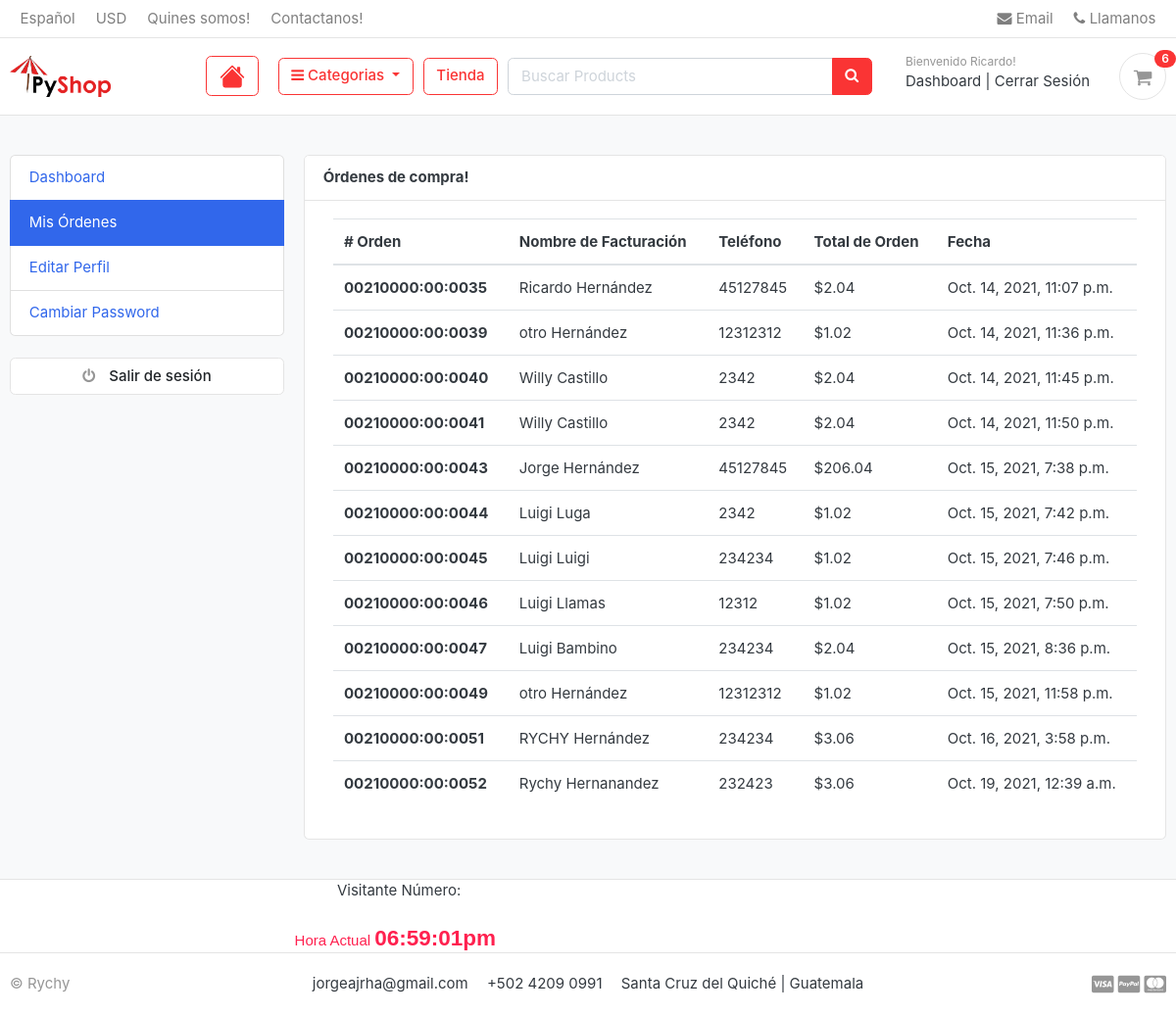
The page /accounts/my_orders/ (signed in) on the database its author committed.
### accounts/models.py (models this page shows, shortened)
class Account(AbstractUser):
    first_name = models.CharField(max_length=50)
    last_name = models.CharField(max_length=50)
    username = models.CharField(max_length=50, unique=True)
    email = models.CharField(max_length=100, unique=True)
    phone_number = models.CharField(max_length=50)
    date_joined = models.DateTimeField(auto_now_add=True)
    last_login = models.DateTimeField(auto_now_add=True)
    is_admin = models.BooleanField(default=False)
    is_staff = models.BooleanField(default=False)
    is_active = models.BooleanField(default=False)
    is_superuser = models.BooleanField(default=False)
    USERNAME_FIELD = 'email'
    REQUIRED_FIELDS = [ 'username','first_name', 'last_name']
    objects = MyAccountManager()
    class Meta:
        verbose_name = "Account"
        verbose_name_plural = "Accounts"

### orders/models.py (models this page shows, shortened)
class Order(models.Model):
    STATUS = (
        ('New','Nuevo'),
        ('Accepted','Aceptado'),
        ('Completed','Completado'),
        ('Canceled','Cancelado'),
    )
    user = models.ForeignKey(Account, on_delete=models.CASCADE, null=True)
    payment = models.ForeignKey(Payment, on_delete=models.SET_NULL, null=True, blank=True)
    order_number = models.CharField(max_length=20)
    first_name = models.CharField(max_length=50)
    last_name = models.CharField(max_length=50)
    phone = models.CharField(max_length=50)
    email = models.CharField(max_length=50)
    address_line_1 = models.CharField(max_length=100)
    address_line_2 = models.CharField(max_length=100)
    state = models.CharField(max_length=50)
    city = models.CharField(max_length=50)
    country = models.CharField(max_length=50)
    order_note = models.CharField(max_length=100, blank=True)
    order_total = models.FloatField()
    impuesto = models.FloatField()
    status = models.CharField(max_length=50, choices=STATUS,default='New')
    ip = models.CharField(max_length=20, blank=True)
    is_ordered = models.BooleanField(default=False)
    created_at = models.DateTimeField(auto_now_add=True)
    updated_at = models.DateTimeField(auto_now_add=True)
    def full_name(self):
        return f"{self.first_name} {self.last_name}"

### accounts/views.py (the view)
# urls.py: path('my_orders/',views.my_orders, name="my_orders"),
@login_required(login_url='login')
def my_orders(request):
    orders = Order.objects.filter(user=request.user, is_ordered=True).order_by('created_at')
    context = {
        'orders':orders,
    }
    return render(request,'accounts/my_orders.html',context)

### carts/context_processors.py (called while the page is built)
def counter(request):
    cart_count = 0
    try:
        cart = Cart.objects.filter(cart_id=__cart_id(request))
        if request.user.is_authenticated:
            cart_items = CartItem.objects.all().filter(user=request.user)
        else:
            cart_items = CartItem.objects.all().filter(cart=cart[:1])
        for cart_item in cart_items:
            cart_count += cart_item.quantity
    except Cart.DoesNotExist:
        cart_count = 0
    return dict(cart_count=cart_count)

### carts/views.py (called while the page is built)
def __cart_id(request):
    cart_id = request.session.session_key
    if not cart_id:
        cart_id = request.session.create()
    return cart_id

### category/context_processors.py (called while the page is built)
def menu_links(request):
    links = Category.objects.all()
    return dict(links=links)

### category/models.py (called while the page is built)
    def get_url(self):
        return reverse('products_by_category',args=[self.slug])

### templates/accounts/my_orders.html (shortened to what this page needs)
{% extends 'base.html' %}
{% block content %}
<section class="section-conten padding-y bg">
    <div class="container">
        <div class="row">
        {% include 'includes/dashboard_sidebar.html' %}
        <main class="col-md-9">
            <article class="card">
            <header class="card-header">
                <strong class="d-inline-block mr-3">Órdenes de compra!</strong>
            </header>
            <div class="card-body">
                    <div class="col-md-12">
                        <table class="table table-hover">
                            <thead>
                                <tr>
                                    <th scope="col"># Orden</th>
                                    <th scope="col">Nombre de Facturación</th>
                                    <th scope="col">Teléfono</th>
                                    <th scope="col">Total de Orden</th>
                                    <th scope="col">Fecha</th>
                                </tr>
                                <tbody>
                                    {% for order in orders %}
                                        <tr>
                                            <th scope="row">{{ order.order_number }}</th>
                                            <td>{{ order.full_name }}</td>
                                            <td>{{ order.phone }}</td>
                                            <td>${{ order.order_total }}</td>
                                            <td>{{ order.created_at }}</td>
                                        </tr>
                                    {% endfor%}
                                </tbody>
                            </thead>
                        </table>
                    </div>
                </div>
            </div>
    </div>
</section>
{% endblock %}

### templates/includes/header.html (shortened to what this page needs)
{% load static %}
<header class="section-header">
  <nav class="navbar p-md-0 navbar-expand-sm navbar-light border-bottom">
    <div class="container">
      <div class="collapse navbar-collapse" id="navbarTop4">
        <ul class="navbar-nav mr-auto">
          <li class="nav-item dropdown">
            <a href="#" class="nav-link"> Español </a>
          </li>
          <li class="nav-item dropdown">
            <a href="#" class="nav-link"> USD </a>
          </li>
          <li class="nav-item dropdown">
            <a href="{% url 'about_us' %}" class="nav-link"> Quines somos! </a>
          </li>
          <li class="nav-item dropdown">
            <a href="{% url 'contact_us' %}" class="nav-link"> Contactanos! </a>
          </li>
        </ul>
        <ul class="navbar-nav">
          <li>
            <a href="#" class="nav-link">
              <i class="fa fa-envelope"></i> Email
            </a>
          </li>
          <li>
            <a href="#" class="nav-link">
              <i class="fa fa-phone"></i> Llamanos</a
            >
          </li>
        </ul>
      </div>
    </div>
  </nav>
  <section class="header-main border-bottom">
    <div class="container">
      <div class="row align-items-center">
        <div class="col-lg-2 col-md-3 col-3">
          <a href="{% url 'home' %}" class="brand-wrap">
            <img class="logo" src="{% static './images/logo01.png' %}" />
          </a>
        </div>
        <div class="col-lg col-sm col-md col-3 flex-grow-0">
          <div class="category-wrap dropdown d-inline-block float-right">
            <a class="btn btn-outline-danger" href="{% url 'home' %}">
            </a>
            </div>
        </div>
        <div class="col-lg col-sm col-md col-6 flex-grow-0">
          <div class="category-wrap dropdown d-inline-block float-right">
            <button
              type="button"
              class="btn btn-outline-danger dropdown-toggle"
              data-toggle="dropdown"
            >
              <i class="fa fa-bars"></i> Categorias
            </button>
          </div>
        </div>
        <a href="{% url 'store' %}" class="btn btn-outline-danger">Tienda</a>
        <div class="col-lg col-md-6 col-sm-12 col">
          <form action="{% url 'search' %}" class="search">
            <div class="input-group w-100">
              <input
                type="text"
                class="form-control"
                style="width: 60%"
                placeholder="Buscar Products"
                name="keyword"
              />
              <div class="input-group-append">
                <button class="btn btn-danger" type="submit">
                  <i class="fa fa-search"></i>
                </button>
              </div>
            </div>
          </form>
        </div>
        <div class="col-lg-3 col-sm-6 col-8 order-2 order-lg-3">
          <div class="d-flex justify-content-end mb-3 mb-lg-0">
            {% if user.id is None %}
              <div class="widget-header">
                <small class="title text-muted">Bienvenido visitante!</small>
                <div>
                  <a href="{% url 'login' %}">Login</a>
                  <span class="dark-transp"> | </span>
                  <a href="{% url 'register' %}"> Registrar</a>
                </div>
              </div>
            {% else %}
              <div class="widget-header">
                <small class="title text-muted">Bienvenido {{ user.first_name | capfirst }}!</small>
                <div>
                  <a href="{% url 'dashboard' %}">Dashboard</a>
                  <span class="dark-transp"> | </span>
                  <a href="{% url 'logout' %}"> Cerrar Sesión</a>
                </div>
              </div>
            {% endif %}
            <a href="{% url 'cart' %}" class="widget-header pl-3 ml-3">
              <div class="icon icon-sm rounded-circle border">
                <i class="fa fa-shopping-cart"></i>
              </div>
              <span class="badge badge-pill badge-danger notify">{{ cart_count }}</span>
            </a>
          </div>
        </div>
      </div>
    </div>
  </section>
</header>

### ecommerce/static/css/ui.css (style rules this page uses)
html { font-family: "Inter", sans-serif; font-size: 15px; }
.icon-xs, .icon-sm, .icon-md, .icon-lg { display: inline-block; text-align: center; flex-shrink: 0; flex-grow: 0; }
.icon-sm { width: 48px; height: 48px; line-height: 48px !important; font-size: 20px; }
.padding-y { padding-top: 40px; padding-bottom: 40px; }
article:after, .form-group:after { display: block; clear: both; content: ""; }
.bg { background-color: #f8f9fa; }
.header-main { position: relative; padding-top: 1rem; padding-bottom: 1rem; }
.brand-wrap .logo, .navbar-brand .logo { margin-right: 7px; max-height: 42px; display: inline-block; }
.widget-header { display: inline-block; vertical-align: middle; position: relative; }
.widget-header a { color: #343a40; }
.widget-header i { color: #969696; }
.widget-header .title { display: block; }
.widget-header .notify { position: absolute; top: -3px; right: -10px; }
.notify { position: absolute; top: -4px; right: -10px; display: inline-block; padding: 0.25em 0.6em; font-size: 12px; line-height: 1; text-align: center; border-radius: 3rem; color: #fff; background-color: #fa3434; }

### rows shown on the page
Account: first_name "Ricardo"
Order: order_number "00210000:00:0035", full_name "Ricardo Hernández", phone "45127845", order_total "2.04", created_at "Oct. 14, 2021, 11:07 p.m."
Order: order_number "00210000:00:0039", full_name "otro Hernández", phone "12312312", order_total "1.02", created_at "Oct. 14, 2021, 11:36 p.m."
Order: order_number "00210000:00:0040", full_name "Willy Castillo", phone "2342", order_total "2.04", created_at "Oct. 14, 2021, 11:45 p.m."
Order: order_number "00210000:00:0041", full_name "Willy Castillo", phone "2342", order_total "2.04", created_at "Oct. 14, 2021, 11:50 p.m."
Order: order_number "00210000:00:0043", full_name "Jorge Hernández", phone "45127845", order_total "206.04", created_at "Oct. 15, 2021, 7:38 p.m."
Order: order_number "00210000:00:0044", full_name "Luigi Luga", phone "2342", order_total "1.02", created_at "Oct. 15, 2021, 7:42 p.m."
Order: order_number "00210000:00:0045", full_name "Luigi Luigi", phone "234234", order_total "1.02", created_at "Oct. 15, 2021, 7:46 p.m."
Order: order_number "00210000:00:0046", full_name "Luigi Llamas", phone "12312", order_total "1.02", created_at "Oct. 15, 2021, 7:50 p.m."
Order: order_number "00210000:00:0047", full_name "Luigi Bambino", phone "234234", order_total "2.04", created_at "Oct. 15, 2021, 8:36 p.m."
Order: order_number "00210000:00:0049", full_name "otro Hernández", phone "12312312", order_total "1.02", created_at "Oct. 15, 2021, 11:58 p.m."
Order: order_number "00210000:00:0051", full_name "RYCHY Hernández", phone "234234", order_total "3.06", created_at "Oct. 16, 2021, 3:58 p.m."
Order: order_number "00210000:00:0052", full_name "Rychy Hernanandez", phone "232423", order_total "3.06", created_at "Oct. 19, 2021, 12:39 a.m."

### other values the page prints
{{ cart_count }} "6"
